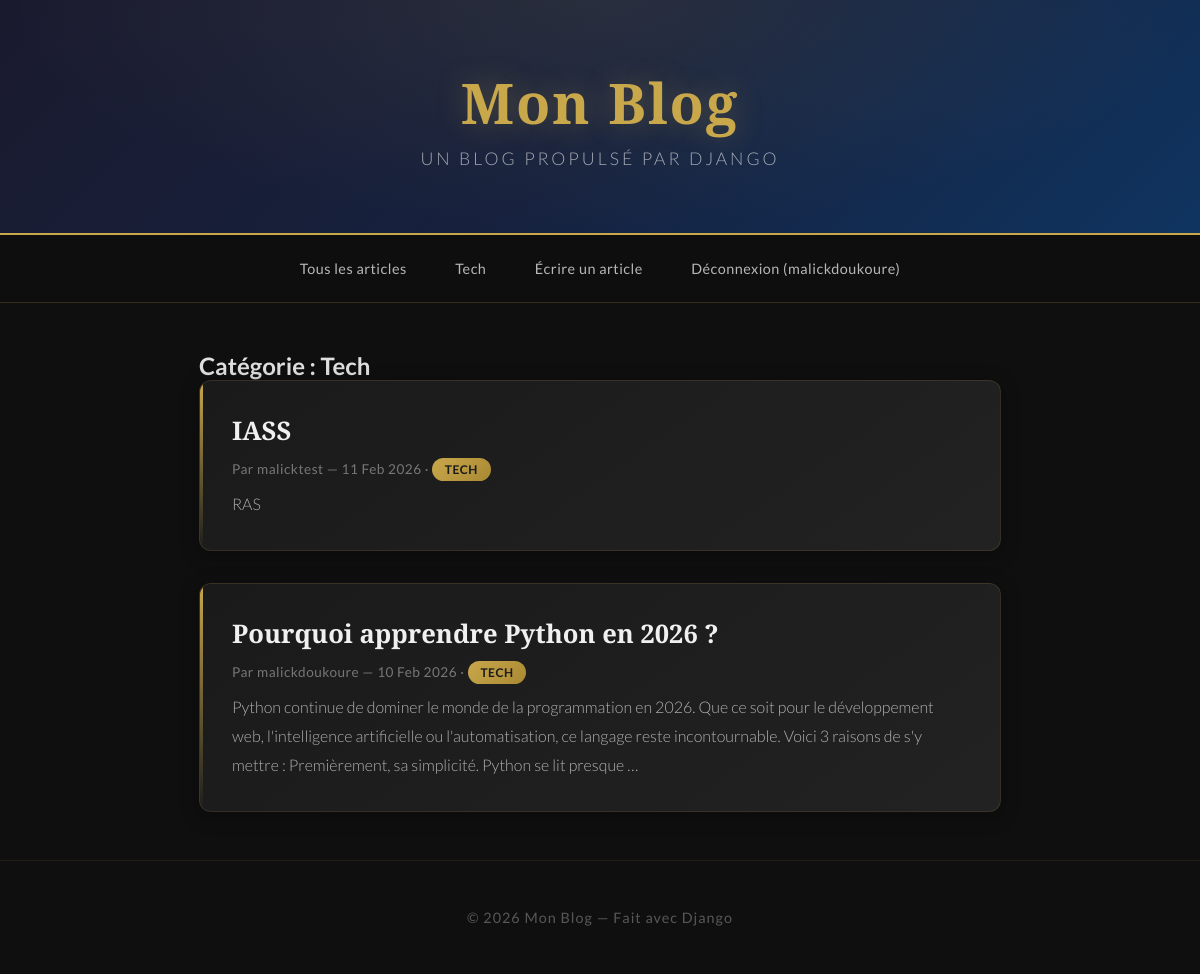
/category/1/ (signed in), run on the app's committed database.
### blog/models.py (models this page shows, shortened)
class Category(models.Model):
    name = models.CharField(max_length=100)
    def __str__(self):
        return self.name
    class Meta:
        verbose_name_plural = "categories"

class Article(models.Model):
    title = models.CharField(max_length=200)
    content = models.TextField()
    image = models.ImageField(upload_to='articles/', blank=True, null=True)
    author = models.ForeignKey(User, on_delete=models.CASCADE)
    category = models.ForeignKey(Category, on_delete=models.SET_NULL, null=True, blank=True)
    likes = models.ManyToManyField(User, related_name='liked_articles', blank=True)
    created_at = models.DateTimeField(auto_now_add=True)
    updated_at = models.DateTimeField(auto_now=True)
    class Meta:
        ordering = ['-created_at']

### blog/views.py (the view)
# urls.py: path('category/<int:pk>/', views.category_articles, name='category_articles'),
def category_articles(request, pk):
    category = get_object_or_404(Category, pk=pk)
    articles = Article.objects.filter(category=category)
    return render(request, 'blog/article_list.html', {
        'articles': articles,
        'categories': Category.objects.all(),
        'current_category': category,
    })

### blog/templates/blog/article_list.html (shortened to what this page needs)
{% extends 'blog/base.html' %}
{% block content %}
    {% if current_category %}
        <h2>Catégorie : {{ current_category.name }}</h2>
    {% endif %}
    {% for article in articles %}
        <div class="article-card">
            <h2><a href="{% url 'article_detail' article.pk %}">{{ article.title }}</a></h2>
            <p class="article-meta">
                Par {{ article.author }} — {{ article.created_at|date:"d M Y" }}
                {% if article.category %}
                    · <a href="{% url 'category_articles' article.category.pk %}" class="category-tag">{{ article.category }}</a>
                {% endif %}
            </p>
            <p class="article-excerpt">{{ article.content|truncatewords:40 }}</p>
        </div>
    {% empty %}
        <p>Aucun article pour le moment.</p>
    {% endfor %}
{% endblock %}

### blog/templates/blog/base.html (shortened to what this page needs)
{% load static %}
<!DOCTYPE html>
<html lang="fr">
<head>
    <link rel="stylesheet" href="{% static 'blog/css/style.css' %}">
</head>
<body>
    <header>
        <h1><a href="{% url 'article_list' %}">Mon Blog</a></h1>
        <p>Un blog propulsé par Django</p>
    </header>
    <nav>
        <a href="{% url 'article_list' %}">Tous les articles</a>
        {% for cat in categories %}
            <a href="{% url 'category_articles' cat.pk %}">{{ cat.name }}</a>
        {% endfor %}
        {% if user.is_authenticated %}
            <a href="{% url 'article_create' %}">Écrire un article</a>
            <form method="post" action="{% url 'logout' %}" style="display: inline;">
                <button type="submit" class="nav-logout">Déconnexion ({{ user.username }})</button>
            </form>
        {% else %}
            <a href="{% url 'login' %}">Connexion</a>
            <a href="{% url 'register' %}">Inscription</a>
        {% endif %}
    </nav>
    <div class="container">
        {% block content %}{% endblock %}
    </div>
    <footer>
        <p>© 2026 Mon Blog — Fait avec Django</p>
    </footer>
</body>
</html>

### blog/static/blog/css/style.css (style rules this page uses)
* { margin: 0; padding: 0; box-sizing: border-box; }
body { font-family: 'Lato', sans-serif; background: #0f0f0f; color: #e0e0e0; min-height: 100vh; }
header { background: linear-gradient(135deg, #1a1a2e 0%, #16213e 50%, #0f3460 100%); color: white; padding: 4rem 2rem; text-align: center; border-bottom: 2px solid #c9a84c; position: relative; overflow: hidden; }
header::before { content: ''; position: absolute; top: 0; left: 0; right: 0; bottom: 0; background: radial-gradient(ellipse at top, rgba(201, 168, 76, 0.1) 0%, transparent 70%); }
header h1 { font-family: 'Playfair Display', serif; font-size: 3.5rem; font-weight: 900; margin-bottom: 0.5rem; letter-spacing: 2px; position: relative; }
header h1 a { color: #c9a84c; text-decoration: none; text-shadow: 0 0 30px rgba(201, 168, 76, 0.3); transition: text-shadow 0.3s ease; }
header p { font-size: 1.1rem; color: rgba(255, 255, 255, 0.6); font-weight: 300; letter-spacing: 3px; text-transform: uppercase; position: relative; }
nav { background: rgba(15, 15, 15, 0.95); padding: 1rem 2rem; display: flex; gap: 0.5rem; flex-wrap: wrap; justify-content: center; align-items: center; border-bottom: 1px solid rgba(201, 168, 76, 0.2); backdrop-filter: blur(10px); }
nav a { color: rgba(255, 255, 255, 0.7); text-decoration: none; padding: 0.5rem 1.2rem; border-radius: 25px; font-size: 0.9rem; letter-spacing: 0.5px; transition: all 0.3s ease; border: 1px solid transparent; }
.container { max-width: 850px; margin: 3rem auto; padding: 0 1.5rem; }
.article-card { background: linear-gradient(145deg, #1a1a1a, #222222); padding: 2rem; margin-bottom: 2rem; border-radius: 12px; border: 1px solid rgba(201, 168, 76, 0.15); box-shadow: 0 4px 20px rgba(0, 0, 0, 0.3); transition: all 0.4s ease; position: relative; overflow: hidden; }
.article-card::before { content: ''; position: absolute; top: 0; left: 0; width: 3px; height: 100%; background: linear-gradient(to bottom, #c9a84c, transparent); }
.article-card h2 { font-family: 'Playfair Display', serif; font-size: 1.6rem; margin-bottom: 0.5rem; }
.article-card h2 a { color: #f0f0f0; text-decoration: none; transition: color 0.3s ease; }
.article-meta { color: rgba(255, 255, 255, 0.4); font-size: 0.85rem; margin: 0.8rem 0; letter-spacing: 0.5px; }
.article-excerpt { line-height: 1.8; color: rgba(255, 255, 255, 0.65); font-weight: 300; }
.category-tag { background: linear-gradient(135deg, #c9a84c, #a88832); color: #1a1a1a; padding: 0.25rem 0.8rem; border-radius: 20px; font-size: 0.75rem; text-decoration: none; font-weight: 700; letter-spacing: 0.5px; text-transform: uppercase; transition: all 0.3s ease; }
footer { text-align: center; padding: 3rem 2rem; color: rgba(255, 255, 255, 0.3); margin-top: 3rem; border-top: 1px solid rgba(201, 168, 76, 0.1); letter-spacing: 1px; font-size: 0.9rem; }
.nav-logout { background: none; border: 1px solid transparent; color: rgba(255, 255, 255, 0.7); font-size: 0.9rem; cursor: pointer; padding: 0.5rem 1.2rem; border-radius: 25px; font-family: 'Lato', sans-serif; letter-spacing: 0.5px; transition: all 0.3s ease; }

### data on the page
Category: name "Tech"
Article: title "IASS", author "malicktest", created_at "11 Feb 2026", category "TECH", content "RAS"
Article: title "Pourquoi apprendre Python en 2026 ?", author "malickdoukoure", created_at "10 Feb 2026", category "TECH", content "Python continue de dominer le monde de la programmation en 2026. Que ce soit pour le développement web, l'intelligence artificielle ou l'automatisation, ce langage reste incontournable. Voici 3 raisons de s'y mettre : Premièrement, sa simplicité. Python se lit presque …"

### other printed values
{{ user.username }} "malickdoukoure"
